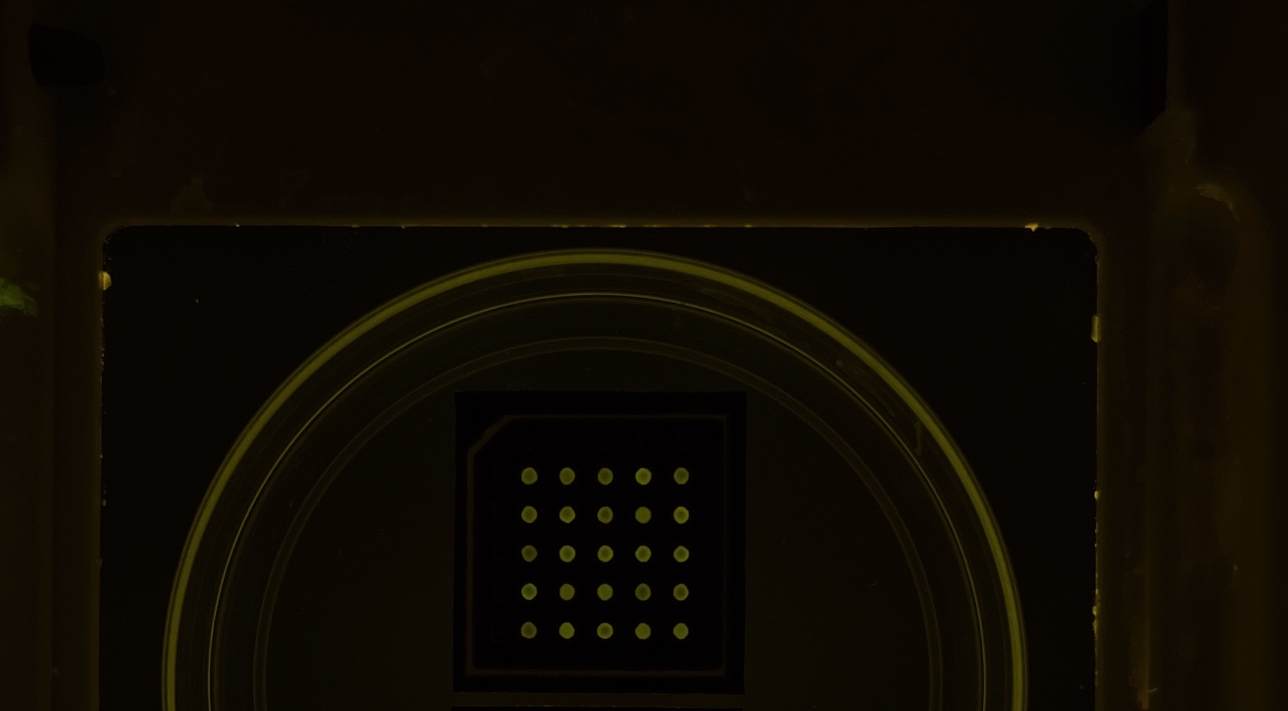
#> input picture test/images/20220411_1/IMG_1168_1.JPG, 2576 x 1422 px (shown at 1/2 size)
$ python -i image_detector.py   (imports and definitions only)
#> lines starting #> are read from the running program, lines starting #| are printed output that depends on the picture; after the words box and inside, x2 and y2 are one past the last pixel; in counts of white or black regions, pixels touching at a corner belong together
from typing import Any, List, Tuple, cast

import numpy as np
from numpy.typing import NDArray
from scipy.cluster.vq import kmeans
from skimage.measure import label, regionprops
from skimage.measure._regionprops import RegionProperties
from skimage.morphology import closing, diameter_opening, opening, remove_small_holes
from skimage.transform import AffineTransform

GRID_SIZE = 5


def dumb_resize(img: NDArray[Any], size: int):
    """
    Quick and dirty strided resize to get a (very) roughly constant image size
    """
    # Maybe resize it in a smarter way
    min_size = min(img.shape[:2])
    stride = max(round(min_size / size), 1)
    return img[::stride, ::stride].copy(), stride


def dumb_grayscale(img: NDArray[Any]):
    assert len(img.shape) in (2, 3), "Expecting RGB or Grayscale image"
    if len(img.shape) == 3:
        return img.mean(axis=-1)
    return img


def get_capture_area(img: NDArray[Any], noise_fp: int):
    u = np.quantile(img.reshape(-1), 0.5)
    ymin, xmin, ymax, xmax = sorted(
        regionprops(label(diameter_opening(remove_small_holes(img > u), noise_fp))),
        key=lambda x: x.area,
    )[-1].bbox
    return xmin, ymin, xmax, ymax


def get_roi(img: NDArray[Any], noise_fp: int) -> Tuple[int, int, int, int, AffineTransform]:
    """
    Get region of interest that has the circles
    """
    q = max(np.quantile(img.reshape(-1), 0.1).item(), 3)
    prep_ar = opening(remove_small_holes(img < q), np.ones((noise_fp, noise_fp)))
    region = sorted(
        [
            p
            for p in regionprops(label(prep_ar))
            if 0.8 < p.major_axis_length / p.minor_axis_length < 1 / 0.8
        ],
        key=lambda x: x.area,
    )[-1]
    h, w = img.shape
    corners = (
        np.abs(np.array([[0, 0], [0, w], [h, 0], [h, w]])[:, None] - region.coords)
        .sum(axis=-1)
        .argmin(axis=1)
    )
    corners = region.coords[corners]
    tr = AffineTransform()
    assert tr.estimate(
        corners[:, ::-1], np.array([[0, 0], [512, 0], [0, 512], [512, 512]])
    ), "Failed to get RoI transform"

    ymin, xmin, ymax, xmax = region.bbox
    return xmin, ymin, xmax, ymax, tr


def label_circles(
    img: NDArray[Any], thr: int, noise_fp: int, axis_ratio: float, min_area: float
) -> List[RegionProperties]:
    """
    Extract circle regions in the image
    """
    fp = np.ones((noise_fp, noise_fp))
    labels = label(closing(opening(img > thr, fp), fp), background=0, connectivity=2)
    regions = [
        prop
        for prop in regionprops(labels, img)
        if axis_ratio < prop.major_axis_length / prop.minor_axis_length < 1 / axis_ratio
        and prop.area > min_area
        and 0.8
        < prop.area / (np.pi * np.square((prop.major_axis_length + prop.minor_axis_length) / 4))
        < 1.2
    ]
    return regions


def brightness_grid(
    regions: List[RegionProperties], tr: AffineTransform, thr: int, refinement_ratio: float
) -> NDArray[Any]:
    """
    Compute average brightness for each circle after trying to refine the region a little bit
    """
    avg_brightness = []
    for region in regions:
        # Try to refine the circle by eliminating regions with brightness lower
        # than 1/3 of the median
        mask = (
            region.intensity_image
            > np.median(region.intensity_image[region.intensity_image > thr]) * refinement_ratio
        )
        avg_brightness.append(region.intensity_image[mask].mean())

    centroids = np.array([p.centroid for p in regions])
    tr2 = AffineTransform(rotation=tr.rotation)
    rot_centroids = tr2(centroids[:, ::-1])[:, ::-1]
    # Use kmeans to do scalar quantization and find row and column positions
    row, col = [
        np.abs(c - kmeans(c, np.linspace(c.min(), c.max(), GRID_SIZE))[0][:, None]).argmin(axis=0)
        for c in rot_centroids.T
    ]
    brightness_mat = np.zeros((GRID_SIZE, GRID_SIZE))
    brightness_mat[row, col] = avg_brightness
    return brightness_mat


def get_brightness_grid(
    image: NDArray,
    size: int = 512,
    noise_fp: int = 5,
    thr: int = 3,
    axis_ratio: float = 1.5,
    min_area: float = 400,
    refinement_ratio: float = 1 / 3,
    plot_things: bool = False,
):
    """
    Open image and extract brightness grid
    """
    assert axis_ratio > 0, "axis_ratio should be positive"
    if axis_ratio > 1:  # We always pass the minimum ratio
        axis_ratio = 1 / axis_ratio
    # ar = io.imread(filepath)
    gray = dumb_grayscale(image)
    small, stride = dumb_resize(gray, size)
    # 1. Crop to capture area
    xmin, ymin, xmax, ymax = map(lambda x: x * stride, get_capture_area(small, noise_fp))
    # 2. Crop to tag
    cap, stride = dumb_resize(gray[ymin:ymax, xmin:xmax], size)
    xmin2, ymin2, xmax2, ymax2, tr = map(
        lambda x: x * stride if isinstance(x, int) else x, get_roi(cap, noise_fp)
    )
    tr = cast(AffineTransform, tr)
    ymin2 += ymin
    ymax2 += ymin
    xmin2 += xmin
    xmax2 += xmin
    crop, _ = dumb_resize(gray[ymin2:ymax2, xmin2:xmax2], size)
    # Scale min area to image size
    adjusted_area = np.prod([s / size for s in crop.shape]) * min_area
    # Get circle regions
    regions = label_circles(crop, thr, noise_fp, axis_ratio, float(adjusted_area))
    if not regions:
        raise ValueError("Did not detect any circles")
    if plot_things:
        import matplotlib.pyplot as plt

        plt.figure(figsize=(15, 10))
        plt.subplot(1, 2, 1)
        plt.imshow(gray)
        plt.plot([xmin2, xmax2, xmax2, xmin2, xmin2], [ymin2, ymin2, ymax2, ymax2, ymin2], "r")
        plt.subplot(1, 2, 2)
        plt.imshow(crop)
        centroids = np.array([r.centroid for r in regions])
        plt.plot(*centroids.T[::-1], "ro")
        plt.show()
    # Compute brightness matrix
    return brightness_grid(regions, tr, thr, refinement_ratio)

>>> import cv2
>>> picture = cv2.imread('../../test/images/20220411_1/IMG_1168_1.JPG', cv2.IMREAD_GRAYSCALE)
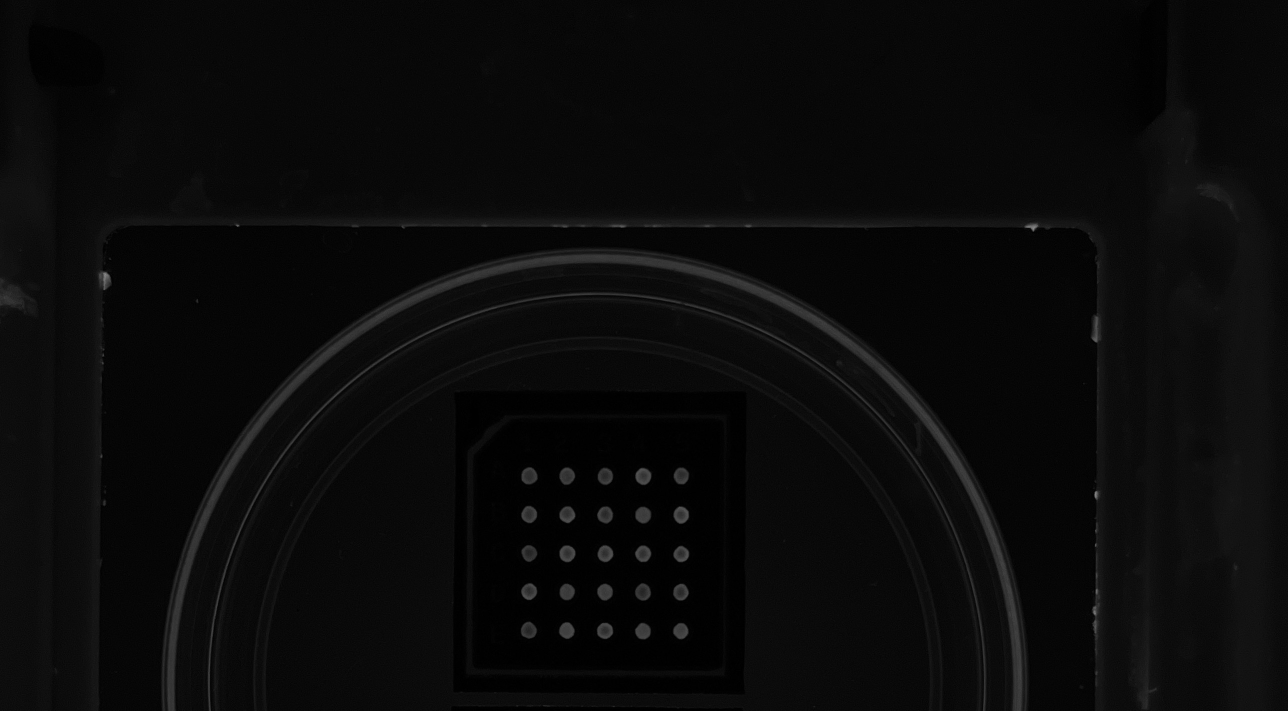
#> picture: shape (1422, 2576) (shown at 1/2 size); min 0, max 141, mean 10
>>> result = get_brightness_grid(picture)
#> in get_brightness_grid, `small, stride = dumb_resize(gray, size)`:
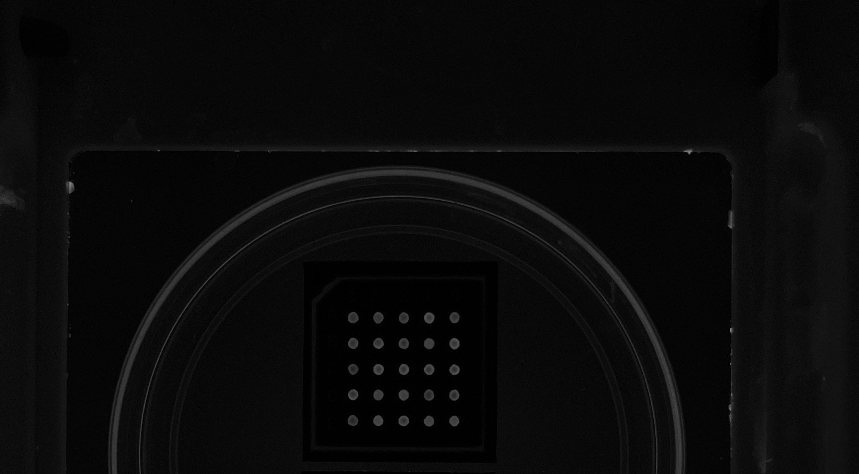
#> small: shape (474, 859); min 0, max 135, mean 10
#> in get_brightness_grid, `small, stride = dumb_resize(gray, size)`: stride = 3
#> in get_capture_area, `u = np.quantile(img.reshape(-1), 0.5)`: u = 8
#> in get_capture_area, `ymin, xmin, ymax, xmax = sorted( regionprops(label(diameter_opening(re..`: ymin = 0; ymax = 474; xmax = 859
#> in get_brightness_grid, `xmin, ymin, xmax, ymax = map(lambda x: x * stride, get_capture_area(sm..`: xmin = 0; xmax = 2577; ymax = 1422
#> in get_roi, `q = max(np.quantile(img.reshape(-1), 0.1).item(), 3)`: q = 3
#> in get_roi, `prep_ar = opening(remove_small_holes(img < q), np.ones((noise_fp, nois..`:
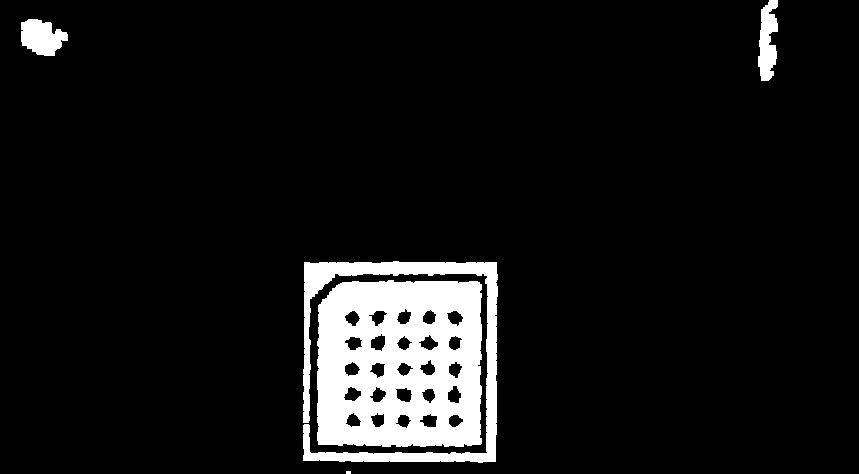
#> prep_ar: shape (474, 859) bool; 8.1% white; 5 white regions (1 under 20 px)
#> in get_roi, `corners = ( np.abs(np.array([[0, 0], [0, w], [h, 0], [h, w]])[:, None]..`: corners = [942, 218, 22837, 22836]
#> in get_roi, `corners = region.coords[corners]`: corners = [[288, 332], [282, 479], [444, 318], [443, 481]]
#> in get_roi, `ymin, xmin, ymax, xmax = region.bbox`: ymin = 280; xmin = 317; ymax = 447; xmax = 482
#> in get_brightness_grid, `xmin2, ymin2, xmax2, ymax2, tr = map( lambda x: x * stride if isinstan..`: xmin2 = 951; ymin2 = 840; xmax2 = 1446; ymax2 = 1341
#> in get_brightness_grid, `crop, _ = dumb_resize(gray[ymin2:ymax2, xmin2:xmax2], size)`:
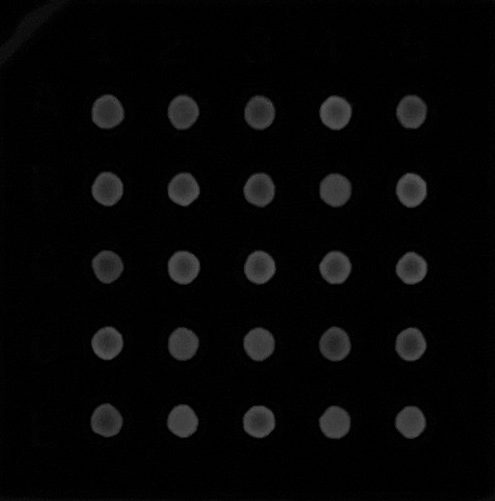
#> crop: shape (501, 495); min 0, max 88, mean 6
#> in label_circles, `labels = label(closing(opening(img > thr, fp), fp), background=0, conn..`:
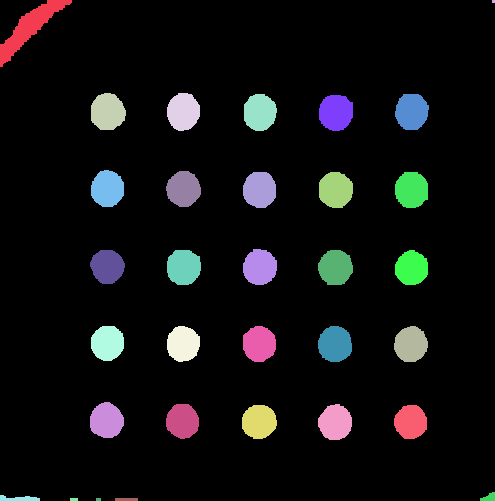
#> labels: shape (501, 495) int32; 33 distinct labels, from 0 to 32; one colour per label, 0 black
#> in label_circles, `regions = [ prop for prop in regionprops(labels, img) if axis_ratio < ..`: regions = 25 regions; largest, box (x1, y1, x2, y2) and area: (91, 93, 126, 130) 1027, (319, 95, 353, 131) 1004, (319, 172, 353, 208) 993, (167, 93, 200, 131) 987, (167, 250, 201, 285) 986
#> the loop in brightness_grid, `for region in regions:` made 25 passes
#> pass 1, in brightness_grid, `mask = ( region.intensity_image > np.median(region.intensity_image[reg..`:
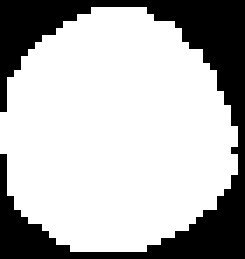
#> mask: shape (37, 35) bool (shown 7 times larger); 71.4% white; 1 black region, box (x1, y1, x2, y2) and area: (0, 0, 35, 37) 371
#> pass 3, in brightness_grid, `mask = ( region.intensity_image > np.median(region.intensity_image[reg..`:
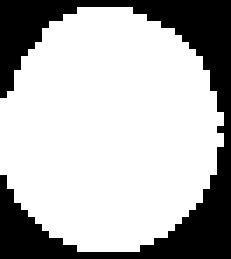
#> mask: shape (37, 33) bool (shown 7 times larger); 71.3% white; 1 black region, box (x1, y1, x2, y2) and area: (0, 0, 33, 37) 350
#> after the loop in brightness_grid, `for region in regions:`: avg_brightness = 25 values, max 64.08 at index 9, min 44.54 at index 11, mean 55.82
#> in brightness_grid, `centroids = np.array([p.centroid for p in regions])`: centroids = 25 pairs, first value 111.2 to 422, second value 106.1 to 411.3
#> in brightness_grid, `rot_centroids = tr2(centroids[:, ::-1])[:, ::-1]`: rot_centroids = 25 pairs, first value 113.7 to 430.2, second value 97.15 to 408.8
#> in brightness_grid, `row, col = [ np.abs(c - kmeans(c, np.linspace(c.min(), c.max(), GRID_S..`: row = 25 values from 0 to 4; col = 25 values, max 4 at index 3, min 0 at index 0, mean 2
#> result = [[50.2, 51.73, 48.83, 63.33, 51.59], [54.25, 58.02, 51.98, 56.64, 64.08], [44.54, 60.54, 60.28, 59.16, 60.3], [58.18, 55.36, 58.57, 47.6, 53.98], [47.25, 61.83, 58.66, 58.67, 60.03]]

$ run again, on test/images/20220411_1/IMG_1171_1.JPG
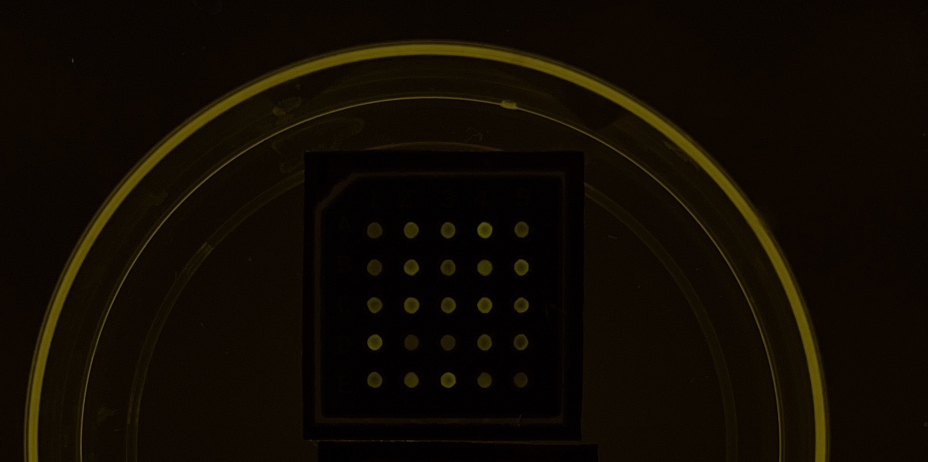
#> input picture test/images/20220411_1/IMG_1171_1.JPG, 1856 x 923 px (shown at 1/2 size)
#> in get_brightness_grid, `small, stride = dumb_resize(gray, size)`: stride = 2
#> u = 8
#> in get_capture_area, `ymin, xmin, ymax, xmax = sorted( regionprops(label(diameter_opening(re..`: ymin = 34; xmin = 0; ymax = 462; xmax = 843
#> in get_brightness_grid, `xmin, ymin, xmax, ymax = map(lambda x: x * stride, get_capture_area(sm..`: xmin = 0; ymin = 68; xmax = 1686; ymax = 924
#> q = 3
#> in get_roi, `prep_ar = opening(remove_small_holes(img < q), np.ones((noise_fp, nois..`:
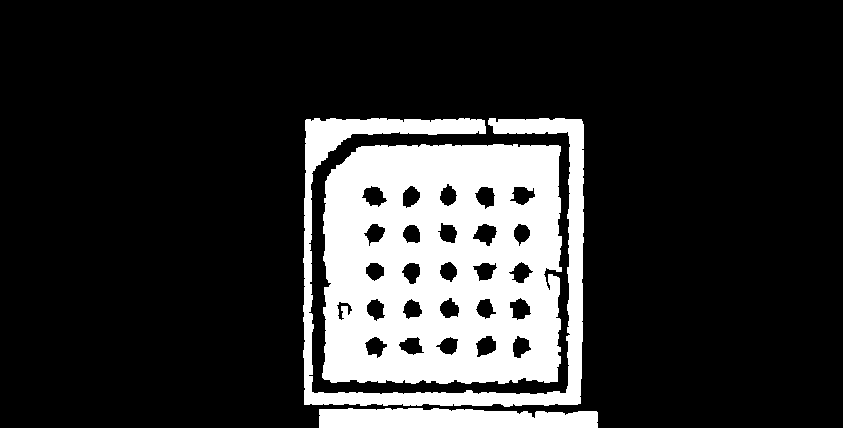
#> prep_ar: shape (428, 843) bool; 18.7% white; 3 white regions
#> in get_roi, `corners = ( np.abs(np.array([[0, 0], [0, w], [h, 0], [h, w]])[:, None]..`: corners = [5058, 375, 47037, 48099]
#> in get_roi, `corners = region.coords[corners]`: corners = [[169, 331], [146, 560], [377, 322], [381, 557]]
#> in get_roi, `ymin, xmin, ymax, xmax = region.bbox`: ymin = 144; xmin = 322; ymax = 384; xmax = 562
#> in get_brightness_grid, `xmin2, ymin2, xmax2, ymax2, tr = map( lambda x: x * stride if isinstan..`: xmin2 = 644; ymin2 = 288; xmax2 = 1124; ymax2 = 768
#> in get_brightness_grid, `ymin2 += ymin`: ymin2 = 356
#> in get_brightness_grid, `ymax2 += ymin`: ymax2 = 836
#> labels: shape (480, 480) int32; 31 distinct labels, from 0 to 30
#> in label_circles, `regions = [ prop for prop in regionprops(labels, img) if axis_ratio < ..`: regions = 25 regions; largest, box (x1, y1, x2, y2) and area: (310, 87, 342, 122) 919, (163, 238, 196, 272) 906, (89, 87, 122, 122) 900, (162, 87, 195, 122) 897, (236, 86, 268, 122) 894
#> the loop in brightness_grid, `for region in regions:` made 25 passes
#> pass 3, in brightness_grid, `mask = ( region.intensity_image > np.median(region.intensity_image[reg..`:
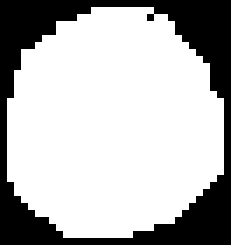
#> mask: shape (35, 33) bool (shown 7 times larger); 71.4% white; 1 black region, box (x1, y1, x2, y2) and area: (0, 0, 33, 35) 330
#> after the loop in brightness_grid, `for region in regions:`: avg_brightness = 25 values, max 56.1 at index 4, min 20.24 at index 24, mean 36.59
#> centroids = 25 pairs, first value 102.5 to 404, second value 104.9 to 398.9
#> rot_centroids = 25 pairs, first value 108.6 to 419.7, second value 88.1 to 394.3
#> row = 25 values from 0 to 4; col = 25 values, max 4 at index 1, min 0 at index 2, mean 2
#> result = [[23.79, 39.79, 38.39, 56.1, 33.54], [25.42, 43.5, 33.09, 42.88, 44.82], [35.84, 44.26, 39.45, 47.15, 39.81], [47.42, 21.35, 23.3, 35.03, 30.39], [33.78, 37.09, 47.82, 30.4, 20.24]]
